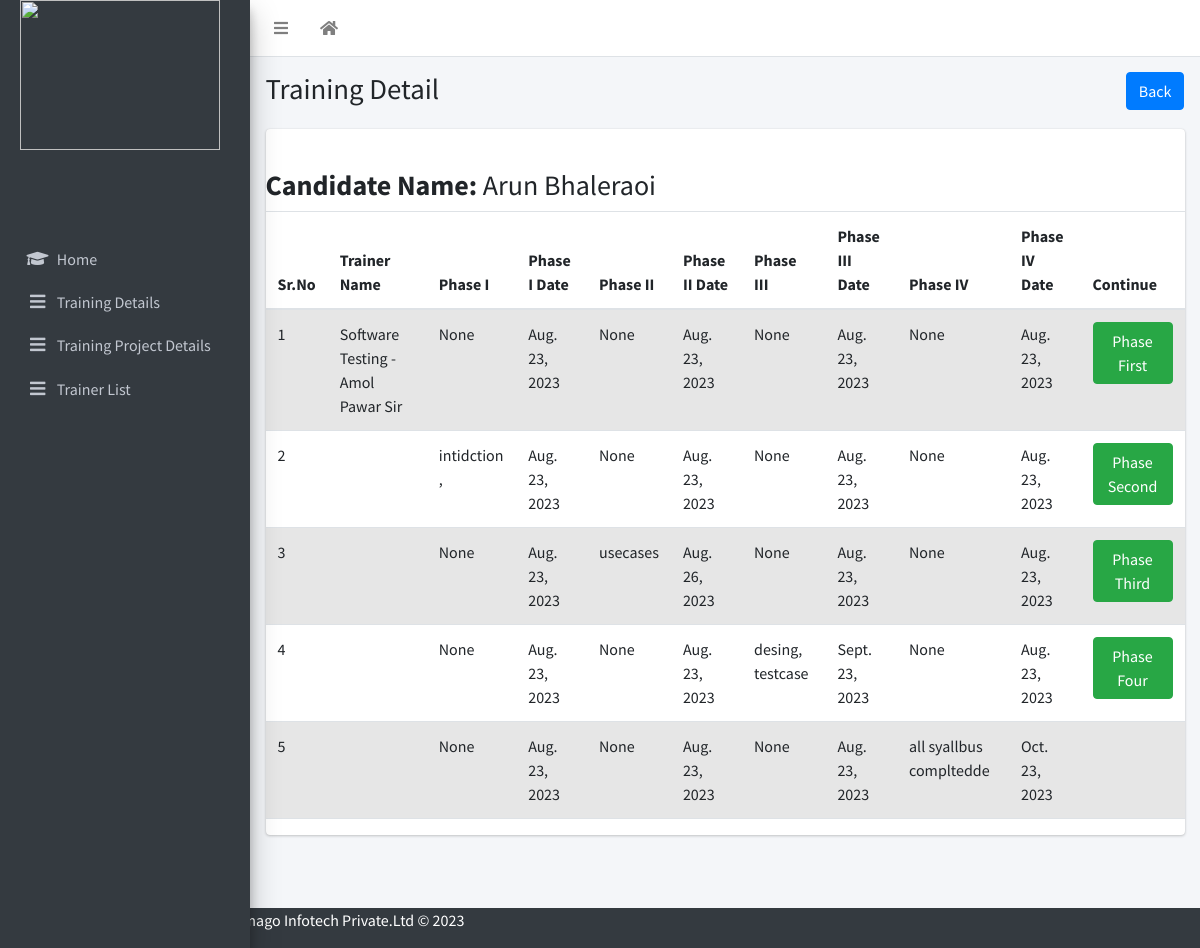
Page /t_status/7/ on the committed database.
### emanage/models.py (models this page shows, shortened)
class Enquiry(models.Model):
    user = models.OneToOneField(User, on_delete=models.CASCADE,related_name='enquiry',null=True)
    Full_Name=models.CharField(max_length=250,default="")
    gender=models.CharField(max_length=10)
    Email_Address=models.EmailField()
    Contact_Number=models.IntegerField()
    Permanent_Address=models.TextField(blank=True,null=True,default='')
    Date_of_Birth=models.DateField(auto_now_add=False,null=True,blank=True)
    massage=models.TextField(blank=True,null=True)
    Whatsapp_Number=models.IntegerField(blank=True,null=True)
    Alternate_Number=models.IntegerField(blank=True,null=True)
    How_did_you_hear_about_us=models.CharField(null=True,max_length=50)
    qualification=models.CharField(max_length=50,null=True,blank=True)
    Technical_Skills=models.CharField(max_length=150,null=True,blank=True)
    Certification_Done=models.CharField(max_length=200,null=True,blank=True)
    Area_of_Intrest=models.CharField(max_length=200,null=True,blank=True)
    reference=models.CharField(max_length=100,null=True,blank=True)
    remark=models.CharField(max_length=100,null=True,blank=True)
    Training_Mode=models.CharField(max_length=50,blank=True,null=True)
    Office_Location_Preference=models.CharField(max_length=50,null=True,blank=True)
    STATUS = (
        ('Finalized', 'Finalized'),
        ('Pending', 'Pending'),
        ('Informed_On_whatsapp','Informed_On_whatsapp')
    )
    enquiry_Status = models.TextField(max_length=100, choices=STATUS, default="Pending",null=True)
    Cource_name=models.ForeignKey(Cource,on_delete=models.CASCADE,null=True,blank=True)

class Training(models.Model):
    user = models.OneToOneField(User, on_delete=models.CASCADE,related_name='training',null=True)
    trainer_name=models.ForeignKey(Trainer,on_delete=models.CASCADE,null=True,blank=True)
    enquiry=models.ForeignKey(Enquiry,on_delete=models.CASCADE,null=True,blank=True)
    STATUS=(
        ('Pending','Pending'),
        ('Phase_I_Completed','Phase_I_Completed'),
        ('Phase_II_Completed','Phase_II_Completed'),
        ('Phase_III_Completed','Phase_III_Completed'),
        ('Phase_IV_Completed','Phase_IV_Completed'),
    )
    training_status= models.TextField(max_length=100, choices=STATUS, default="Pending",null=True)
    phase_I=models.CharField(max_length=500,null=True,blank=True)
    phase_II=models.CharField(max_length=500,null=True,blank=True)
    phase_III=models.CharField(max_length=500,null=True,blank=True)
    phase_IV=models.CharField(max_length=500,null=True,blank=True)
    date1=models.DateField(default=datetime.date.today)
    date2=models.DateField(default=datetime.date.today)
    date3=models.DateField(default=datetime.date.today)
    date4=models.DateField(default=datetime.date.today)

class Trainer(models.Model):
    trainer_name=models.CharField(max_length=100,null=True,blank=True)

### emanage/views.py (the view)
# urls.py: path('t_status/<int:id>/',views.T_status_list,name='t_status'),
def T_status_list(request,id):
    enquiry=Enquiry.objects.filter(id=id).only("Full_Name")
    obj=Cource.objects.filter(enquiry=id).last()
    trainer=Trainer.objects.all()
    mydata=Training.objects.filter(enquiry_id=id).all()
    all_status=Training.objects.all()
    context={'enquiry':enquiry,'obj':obj,'mydata':mydata,'all_status':all_status,'trainer':trainer}
    return render(request,'Training/training_status_list.html',context=context)

### template/Training/training_status_list.html (shortened to what this page needs)
{% extends 'Training/tr_home.html' %}
{% block title %}Training Detail{% endblock title %}
{% block breadcrumb %}
 <a class="btn btn-primary" href="{% url 'emanage:training_home' %}">Back</a>
{% endblock breadcrumb %}
{% block content %}
{% for i in enquiry %}
    <h3><b>Candidate Name:</b> {{ i.Full_Name }}</h3>
{% endfor %}
<div class="table-responsive">
    <table class="table table-striped" id="enqtable">
        <thead>
            <tr>
                <th>Sr.No</th>
                <th>Trainer Name</th>
                <th>Phase I</th>
                <th>Phase I Date</th>
                <th>Phase II</th>
                <th>Phase II Date</th>
                <th>Phase III</th>
                <th>Phase III Date</th>
                <th>Phase IV</th>
                <th>Phase IV Date</th>
                <th>Continue</th>
            </tr>
        </thead>
        {% for i in mydata %}
            <tr>
                <td>{{forloop.counter}}</td>
                <td>{{i.trainer_name.trainer_name}}</td>
                <td>{{i.phase_I}}</td>
                <td>{{i.date1}}</td>
                <td>{{i.phase_II}}</td>
                <td>{{i.date2}}</td>
                <td>{{i.phase_III}}</td>
                <td>{{i.date3}}</td>
                <td>{{i.phase_IV}}</td>
                <td>{{i.date4}}</td>
                <td>
                    {% if forloop.counter == 1 %}
                        <a href="{% url 'emanage:phase_first' i.enquiry.id %}" class="btn btn-success">Phase First</a>
                    {% elif forloop.counter == 2 %}
                        <a href="{% url 'emanage:phase_second' i.enquiry.id %}" class="btn btn-success">Phase Second</a>
                    {% elif forloop.counter == 3 %}
                        <a href="{% url 'emanage:phase_third' i.enquiry.id %}" class="btn btn-success">Phase Third</a>
                    {% elif forloop.counter == 4 %}
                        <a href="{% url 'emanage:phase_four' i.enquiry.id %}" class="btn btn-success">Phase Four</a>
                    {% endif %}
                </td>
            </tr>
        {% endfor %}
</table>
</div>
{% endblock %}

### rows in the picture
Enquiry: Full_Name "Arun Bhaleraoi"
Training: trainer_name.trainer_name "Software Testing - Amol Pawar Sir", phase_I "None", date1 "Aug. 23, 2023", phase_II "None", date2 "Aug. 23, 2023", phase_III "None", date3 "Aug. 23, 2023", phase_IV "None", date4 "Aug. 23, 2023", shows "Phase First"
Training: phase_I "intidction ,", date1 "Aug. 23, 2023", phase_II "None", date2 "Aug. 23, 2023", phase_III "None", date3 "Aug. 23, 2023", phase_IV "None", date4 "Aug. 23, 2023", shows "Phase Second"
Training: phase_I "None", date1 "Aug. 23, 2023", phase_II "usecases", date2 "Aug. 26, 2023", phase_III "None", date3 "Aug. 23, 2023", phase_IV "None", date4 "Aug. 23, 2023", shows "Phase Third"
Training: phase_I "None", date1 "Aug. 23, 2023", phase_II "None", date2 "Aug. 23, 2023", phase_III "desing, testcase", date3 "Sept. 23, 2023", phase_IV "None", date4 "Aug. 23, 2023", shows "Phase Four"
Training: phase_I "None", date1 "Aug. 23, 2023", phase_II "None", date2 "Aug. 23, 2023", phase_III "None", date3 "Aug. 23, 2023", phase_IV "all syallbus compltedde", date4 "Oct. 23, 2023"
